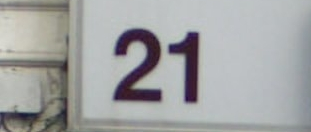
#> input picture input_2.png, 311 x 132 px
$ python -i preprocessing_utils.py   (imports and definitions only)
#> lines starting #> are read from the running program, lines starting #| are printed output that depends on the picture
import cv2
import numpy as np
import torch
# generate regio of interest using mser: the regio with aspect ratio>3 and width <3 will be filter out
def mser_roi(img,max_aspect_ratio = 3, min_width = 5):
    gray = cv2.cvtColor(img, cv2.COLOR_BGR2GRAY)
    height,width = gray.shape[0:2]
    mser = cv2.MSER_create(_delta=2)
    regions, _ = mser.detectRegions(gray)
    hulls = [cv2.convexHull(p.reshape(-1, 1, 2)) for p in regions]
    rois = []
    for c in hulls:
        x, y, w, h = cv2.boundingRect(c)
        if w < min_width:
            continue

        if 1.0*w/h < max_aspect_ratio:
            rois.append([x, y, x + w, y + h])

    return rois
# for region of intest with aspect ratio less than 1, width will be set the same as height to avoid aspect ratio distortion
# [70 lines left out: functions expand_roi, calculate_IOU, nms, pyramid_roi_generate, not called in this run]
# get patch from image in roi and resize it to 32x32
def get_patch(I,roi):
    patch=cv2.resize(I[roi[1]:roi[3],roi[0]:roi[2],::-1],(32,32))
    return patch

#apply the transform as a preprocessing step of cnn classification
# [7 lines left out: function get_transform, not called in this run]

>>> import cv2
>>> picture = cv2.imread('input_2.png')
#> picture is the input picture: shape (132, 311, 3); mean B, G, R 163.2, 163.3, 162.3
>>> result = mser_roi(picture)
#> in mser_roi, `gray = cv2.cvtColor(img, cv2.COLOR_BGR2GRAY)`:
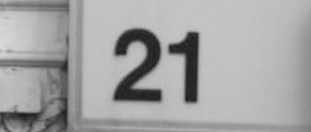
#> gray: shape (132, 311); min 25, max 217, mean 163
#> (the run stopped early here; a loop or call above may not have finished)

$ run again, on input_4.png
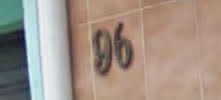
#> input picture input_4.png, 221 x 100 px
#> picture is the input picture: shape (100, 221, 3); mean B, G, R 134.6, 146.2, 161.3
#> in mser_roi, `gray = cv2.cvtColor(img, cv2.COLOR_BGR2GRAY)`:
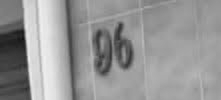
#> gray: shape (100, 221); min 16, max 241, mean 149.4

$ run again, on input_5.png
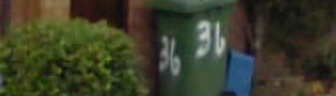
#> input picture input_5.png, 336 x 96 px
#> picture is the input picture: shape (96, 336, 3); mean B, G, R 41.3, 61.8, 59.3
#> in mser_roi, `gray = cv2.cvtColor(img, cv2.COLOR_BGR2GRAY)`:
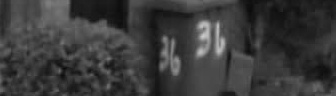
#> gray: shape (96, 336); min 10, max 200, mean 58.7
